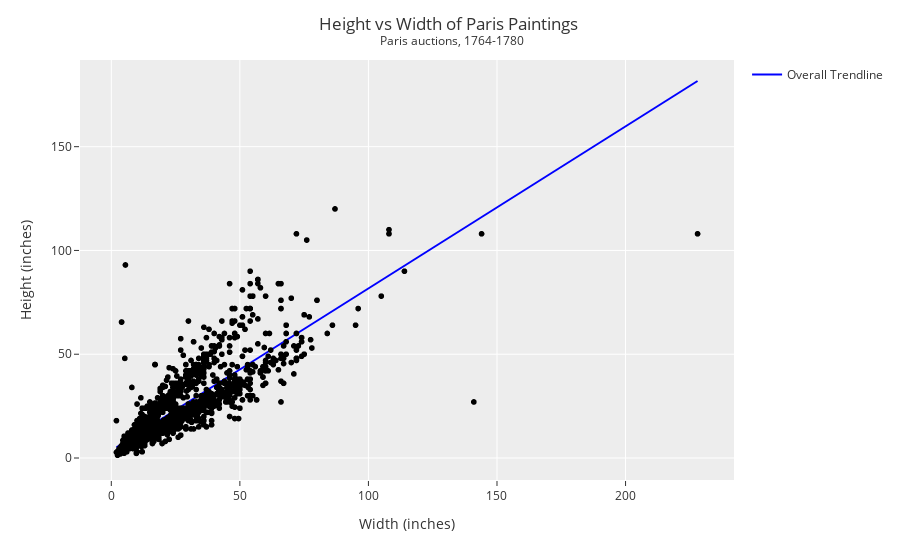

The cell this chart's notebook holds for it:
### Markdown cell above
The plot below uses Ordinary Least Squares fitting to find a reasonable line.

### Code cell
# Example Code Trendline

DF['Height_in'] = DF['Height_in'].apply(lambda x: float(x))
DF['Width_in'] = DF['Width_in'].apply(lambda x: float(x))

fig = px.scatter(DF,
                 x='Width_in',
                 y="Height_in",
                 color_discrete_sequence=['black'],
                trendline='ols',
                trendline_scope='overall',
                trendline_color_override='blue')


fig.update_layout(template="ggplot2",
                  title='Height vs Width of Paris Paintings <br><sup> Paris auctions, 1764-1780</sup>',
                  title_x=0.5,
                  xaxis_title="Width (inches)",
                  yaxis_title="Height (inches)")

fig.show()

### Figure 1 — Plotly figure (JSON) as saved in the notebook; plotly's stock layout.template omitted (floating-point values rounded to 4 significant figures; data arrays with more than 128 entries replaced by an {"elided": "..."} marker saying what was removed)
{"data": [{"hovertemplate": "Width_in=%{x}<br>Height_in=%{y}<extra></extra>", "legendgroup": "", "marker": {"color": "black", "symbol": "circle"}, "mode": "markers", "name": "", "showlegend": false, "type": "scattergl", "x": {"elided": "3393 float values"}, "xaxis": "x", "y": {"elided": "3393 float values"}, "yaxis": "y"}, {"hovertemplate": "<b>OLS trendline</b><br>Height_in = 0.780796 * Width_in + 3.62141<br>R<sup>2</sup>=0.682947<br><br>Width_in=%{x}<br>Height_in=%{y} <b>(trend)</b><extra></extra>", "legendgroup": "Overall Trendline", "line": {"color": "blue"}, "mode": "lines", "name": "Overall Trendline", "showlegend": true, "type": "scatter", "x": {"elided": "3135 float values"}, "xaxis": "x", "y": {"elided": "3135 float values"}, "yaxis": "y"}], "layout": {"legend": {"tracegroupgap": 0}, "margin": {"t": 60}, "title": {"text": "Height vs Width of Paris Paintings <br><sup> Paris auctions, 1764-1780</sup>", "x": 0.5}, "xaxis": {"anchor": "y", "domain": [0, 1], "title": {"text": "Width (inches)"}}, "yaxis": {"anchor": "x", "domain": [0, 1], "title": {"text": "Height (inches)"}}}}
